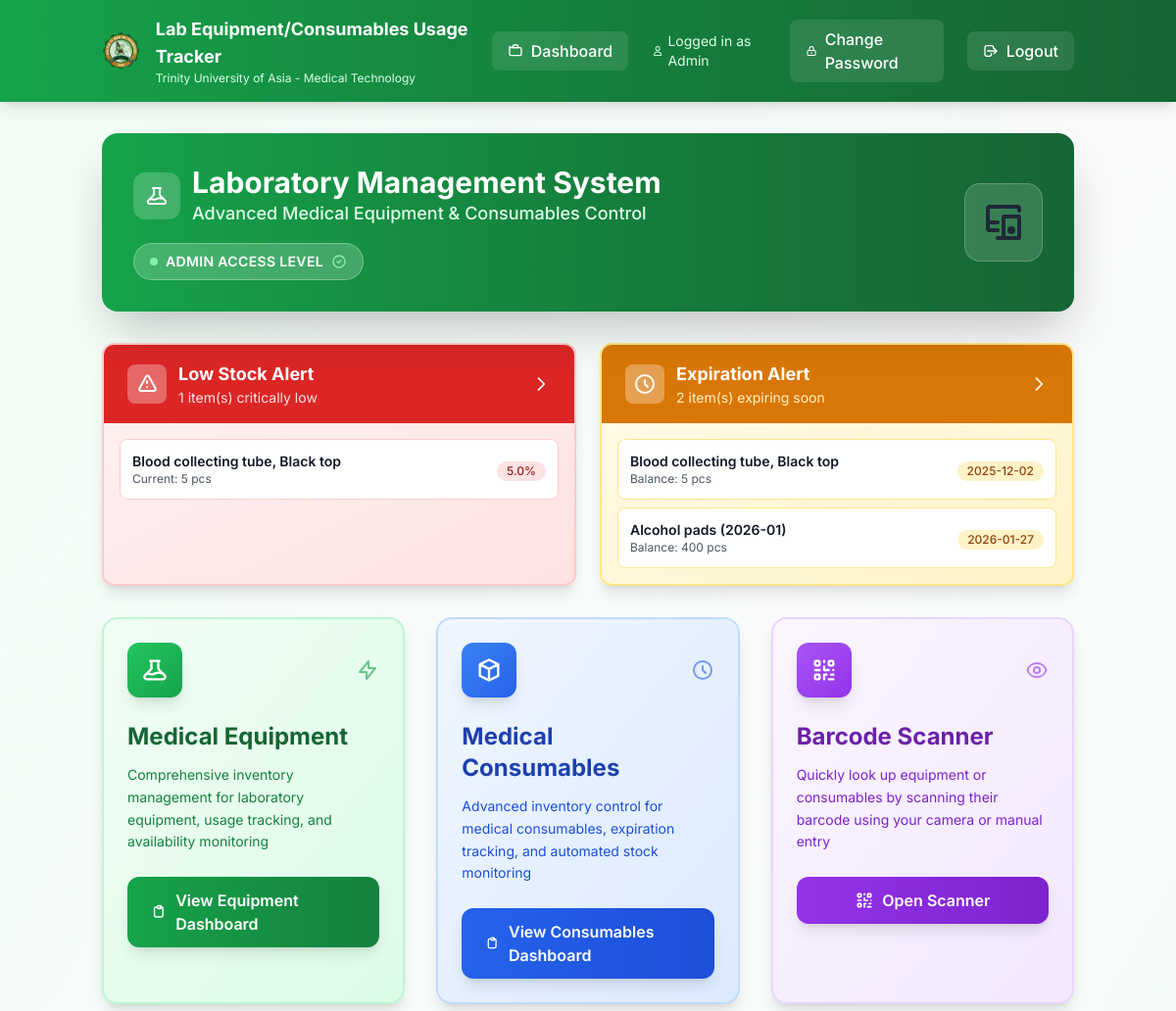
Page /dashboard (signed in, upper part) on the earlier database version.
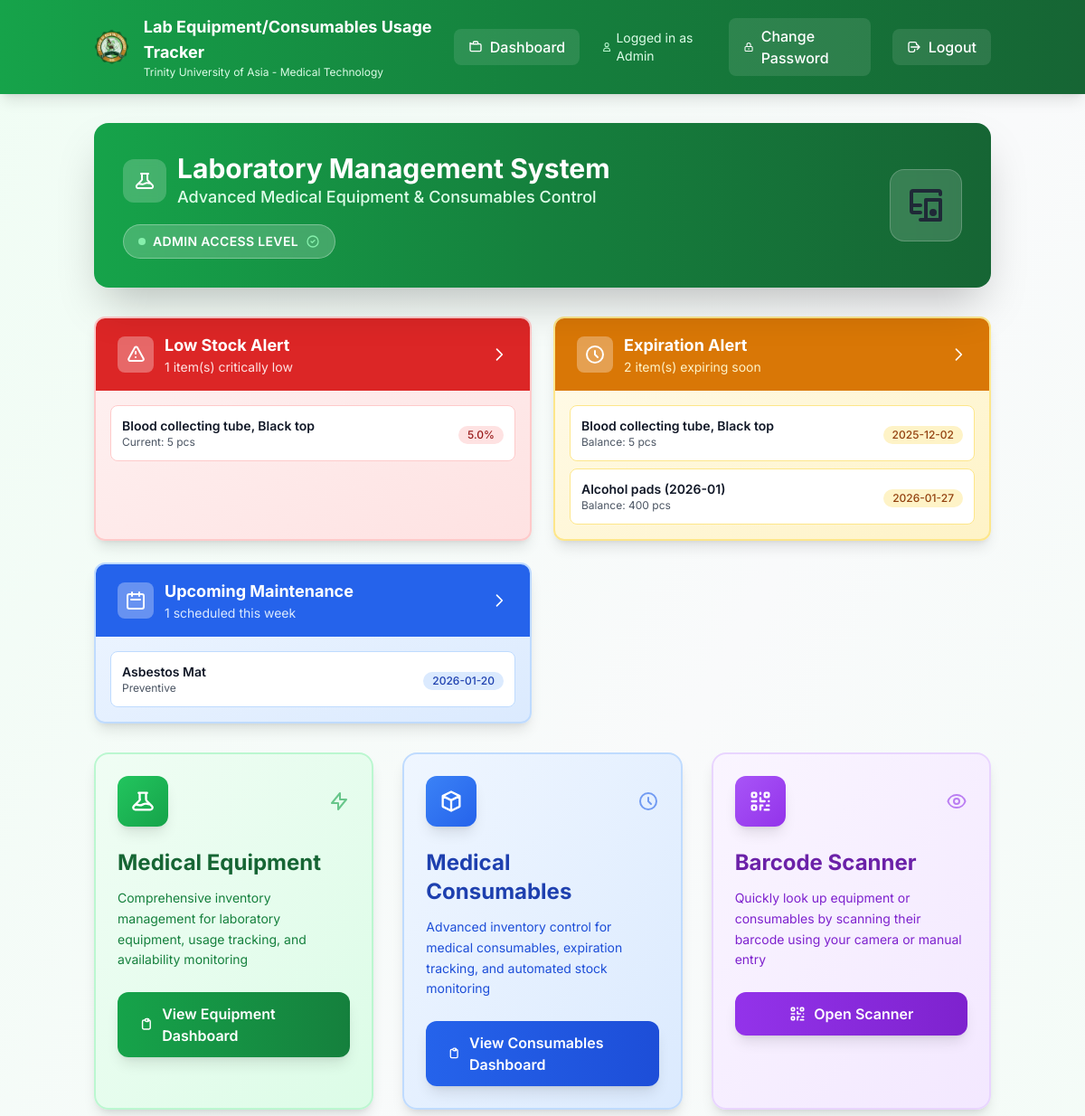
Same page on the later database version.
### models.py (models this page shows)
class Consumable(db.Model):
    id = db.Column(db.Integer, primary_key=True)
    balance_stock = db.Column(db.Integer)
    unit = db.Column(db.String(50))
    description = db.Column(db.String(200))
    expiration = db.Column(db.String(20))
    lot_number = db.Column(db.String(50))
    date_received = db.Column(db.String(20))
    items_out = db.Column(db.Integer)
    items_on_stock = db.Column(db.Integer)
    previous_month_stock = db.Column(db.Integer)
    units_consumed = db.Column(db.Integer)
    units_expired = db.Column(db.Integer)
    is_returnable = db.Column(db.Boolean, default=False, nullable=False)
    barcode = db.Column(db.String(50), nullable=True)  # Barcode for quick scanning

class EquipmentMaintenance(db.Model):
    id = db.Column(db.Integer, primary_key=True)
    equipment_id = db.Column(db.Integer, db.ForeignKey('equipment.id'), nullable=False)
    maintenance_type = db.Column(db.String(50), nullable=False)  # 'calibration', 'repair', 'preventive', 'inspection'
    scheduled_date = db.Column(db.Date, nullable=False)
    completed_date = db.Column(db.Date, nullable=True)
    performed_by = db.Column(db.String(200), nullable=True)  # Technician/vendor name
    notes = db.Column(db.Text, nullable=True)
    cost = db.Column(db.Float, nullable=True, default=0.0)
    status = db.Column(db.String(20), nullable=False, default='scheduled')  # 'scheduled', 'completed', 'overdue'
    created_by = db.Column(db.Integer, db.ForeignKey('user.id'), nullable=False)
    created_at = db.Column(db.DateTime, default=db.func.current_timestamp())
    equipment = db.relationship('Equipment', backref='maintenance_records')
    creator = db.relationship('User', backref='maintenance_created')

class Equipment(db.Model):
    id = db.Column(db.Integer, primary_key=True)
    description = db.Column(db.String(200), nullable=False)
    qty = db.Column(db.Integer)
    date_purchased = db.Column(db.String(20))
    serial_number = db.Column(db.String(100))
    brand_name = db.Column(db.String(100))
    model = db.Column(db.String(100))
    remarks = db.Column(db.String(100))
    location = db.Column(db.String(200))
    barcode = db.Column(db.String(50), nullable=True)  # Barcode for quick scanning

### app.py (the view)
@app.route('/dashboard')
def dashboard():
    if 'user_id' not in session:
        return redirect(url_for('login'))
    from datetime import datetime, timedelta, date
    current_date = datetime.now().date()
    near_expiry_date = current_date + timedelta(days=30)
    low_stock_consumables = (db.session.query(Consumable)
                           .filter(Consumable.previous_month_stock > 0)
                           .filter((Consumable.items_out + Consumable.items_on_stock) < (Consumable.previous_month_stock * 0.1))
                           .limit(5)  # Show top 5
                           .all())
    near_expiration = []
    for c in Consumable.query.all():
        if c.expiration and c.expiration != 'N/A':
            try:
                exp_date = datetime.strptime(c.expiration, '%Y-%m-%d').date()
                if exp_date <= near_expiry_date:
                    near_expiration.append(c)
            except ValueError:
                continue
    near_expiration = sorted(near_expiration, key=lambda x: x.expiration)[:5]
    overdue_maintenance = (EquipmentMaintenance.query
                          .filter(EquipmentMaintenance.status == 'scheduled')
                          .filter(EquipmentMaintenance.scheduled_date < current_date)
                          .limit(5)
                          .all())
    for m in overdue_maintenance:
        m.status = 'overdue'
    db.session.commit()
    upcoming_date = current_date + timedelta(days=7)
    upcoming_maintenance = (EquipmentMaintenance.query
                           .filter(EquipmentMaintenance.status == 'scheduled')
                           .filter(EquipmentMaintenance.scheduled_date >= current_date)
                           .filter(EquipmentMaintenance.scheduled_date <= upcoming_date)
                           .limit(5)
                           .all())
    return render_template('dashboard.html',
                         role=session['role'],
                         low_stock=low_stock_consumables,
                         near_expiration=near_expiration,
                         overdue_maintenance=overdue_maintenance,
                         upcoming_maintenance=upcoming_maintenance)

### templates/dashboard.html (shortened to what the changed rows need)
{% extends "base.html" %}
{% block content %}
<div
  class="relative bg-gradient-to-r from-green-600 via-green-700 to-green-800 rounded-2xl shadow-2xl text-white p-8 mb-8 overflow-hidden">
  <div class="relative flex items-center justify-between flex-wrap gap-4">
    <div class="flex-1">
      <div class="flex items-center gap-3 mb-4">
        <div>
          <h1 class="text-3xl font-bold">Laboratory Management System</h1>
        </div>
      </div>
    </div>
  </div>
</div>
{% if low_stock or near_expiration or overdue_maintenance or upcoming_maintenance %}
<div class="mb-8">
  <div class="grid grid-cols-1 lg:grid-cols-2 gap-6">
    {% if low_stock %}
    <div class="bg-gradient-to-br from-red-50 to-red-100 rounded-xl shadow-lg border-2 border-red-200 overflow-hidden">
      <div class="p-4 max-h-48 overflow-y-auto">
        <div class="space-y-2">
          {% for item in low_stock %}
          <div class="bg-white rounded-lg p-3 border border-red-200 hover:shadow-md transition">
            <div class="flex items-center justify-between">
              <div class="flex-1">
                <p class="font-semibold text-gray-900 text-sm">{{ item.description }}</p>
                <p class="text-xs text-gray-600">Current: {{ item.items_out + item.items_on_stock }} {{ item.unit }}</p>
              </div>
              <div class="text-right">
                <span
                  class="inline-flex items-center px-2.5 py-0.5 rounded-full text-xs font-medium bg-red-100 text-red-800">
                  {{ ((item.items_out + item.items_on_stock) / (item.previous_month_stock or 1) * 100)|round(1) }}%
                </span>
              </div>
            </div>
          </div>
          {% endfor %}
        </div>
      </div>
    </div>
    {% endif %}
    {% if near_expiration %}
    <div
      class="bg-gradient-to-br from-amber-50 to-amber-100 rounded-xl shadow-lg border-2 border-amber-200 overflow-hidden">
      <div class="p-4 max-h-48 overflow-y-auto">
        <div class="space-y-2">
          {% for item in near_expiration %}
          <div class="bg-white rounded-lg p-3 border border-amber-200 hover:shadow-md transition">
            <div class="flex items-center justify-between">
              <div class="flex-1">
                <p class="font-semibold text-gray-900 text-sm">{{ item.description }}</p>
                <p class="text-xs text-gray-600">Balance: {{ item.balance_stock }} {{ item.unit }}</p>
              </div>
              <div class="text-right">
                <span
                  class="inline-flex items-center px-2.5 py-0.5 rounded-full text-xs font-medium bg-amber-100 text-amber-800">
                  {{ item.expiration }}
                </span>
              </div>
            </div>
          </div>
          {% endfor %}
        </div>
      </div>
    </div>
    {% endif %}
    {% if upcoming_maintenance and session.role in ['admin', 'tech'] %}
    <div
      class="bg-gradient-to-br from-blue-50 to-blue-100 rounded-xl shadow-lg border-2 border-blue-200 overflow-hidden">
      <div class="px-6 py-4 bg-blue-600 flex items-center justify-between">
        <div class="flex items-center space-x-3">
          <div class="h-10 w-10 bg-white bg-opacity-30 rounded-lg flex items-center justify-center">
            <svg class="h-6 w-6 text-white" fill="none" stroke="currentColor" viewBox="0 0 24 24">
              <path stroke-linecap="round" stroke-linejoin="round" stroke-width="2"
                d="M8 7V3m8 4V3m-9 8h10M5 21h14a2 2 0 002-2V7a2 2 0 00-2-2H5a2 2 0 00-2 2v12a2 2 0 002 2z" />
            </svg>
          </div>
          <div>
            <h3 class="text-white font-bold text-lg">Upcoming Maintenance</h3>
            <p class="text-blue-100 text-sm">{{ upcoming_maintenance|length }} scheduled this week</p>
          </div>
        </div>
        <a href="/maintenance?status=scheduled" class="text-white hover:text-blue-100 transition">
          <svg class="h-5 w-5" fill="none" stroke="currentColor" viewBox="0 0 24 24">
            <path stroke-linecap="round" stroke-linejoin="round" stroke-width="2" d="M9 5l7 7-7 7" />
          </svg>
        </a>
      </div>
      <div class="p-4 max-h-48 overflow-y-auto">
        <div class="space-y-2">
          {% for item in upcoming_maintenance %}
          <div class="bg-white rounded-lg p-3 border border-blue-200 hover:shadow-md transition">
            <div class="flex items-center justify-between">
              <div class="flex-1">
                <p class="font-semibold text-gray-900 text-sm">{{ item.equipment.description if item.equipment else 'N/A' }}</p>
                <p class="text-xs text-gray-600">{{ item.maintenance_type|title }}</p>
              </div>
              <div class="text-right">
                <span
                  class="inline-flex items-center px-2.5 py-0.5 rounded-full text-xs font-medium bg-blue-100 text-blue-800">
                  {{ item.scheduled_date.strftime('%Y-%m-%d') }}
                </span>
              </div>
            </div>
          </div>
          {% endfor %}
        </div>
      </div>
    </div>
    {% endif %}
  </div>
</div>
{% endif %}
<div class="grid grid-cols-1 md:grid-cols-2 lg:grid-cols-3 gap-8">
  <div
    class="group bg-gradient-to-br from-green-50 to-green-100 rounded-2xl shadow-lg hover:shadow-2xl border-2 border-green-200 hover:border-green-300 overflow-hidden transition-all duration-300 hover:-translate-y-2 transform">
    <div class="p-6 relative">
      <h2 class="text-2xl font-bold text-green-800 mb-3">Medical Equipment</h2>
    </div>
  </div>
  <div
    class="group bg-gradient-to-br from-blue-50 to-blue-100 rounded-2xl shadow-lg hover:shadow-2xl border-2 border-blue-200 hover:border-blue-300 overflow-hidden transition-all duration-300 hover:-translate-y-2 transform">
    <div class="p-6 relative">
      <h2 class="text-2xl font-bold text-blue-800 mb-3">Medical Consumables</h2>
    </div>
  </div>
  <div
    class="group bg-gradient-to-br from-purple-50 to-purple-100 rounded-2xl shadow-lg hover:shadow-2xl border-2 border-purple-200 hover:border-purple-300 overflow-hidden transition-all duration-300 hover:-translate-y-2 transform">
    <div class="p-6 relative">
      <h2 class="text-2xl font-bold text-purple-800 mb-3">Barcode Scanner</h2>
    </div>
  </div>
</div>
{% endblock %}

Differences in the rows shown:
added EquipmentMaintenance: equipment "Asbestos Mat", maintenance_type "Preventive", scheduled_date "2026-01-20"
Other differences:
{{ upcoming_maintenance|length }}: (not shown) → "1"
text now shown: "Upcoming Maintenance scheduled this week"
